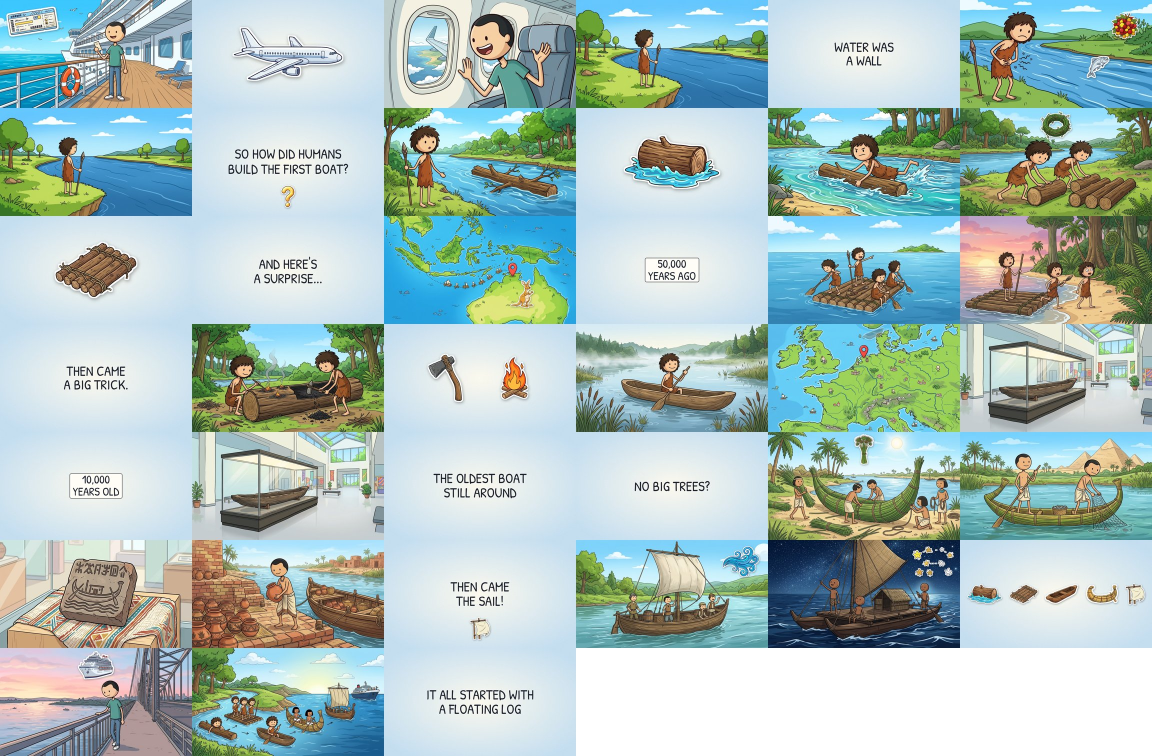
#> input picture example/boat_hi/contact_sheet.jpg, 2304 x 1512 px, given as the content of the folder ../example/boat_hi/contact_sheet.jpg, which was not available (shown at 1/2 size)
$ python key.py ../example/boat_hi/contact_sheet.jpg ../example/cooking/contact_sheet.jpg
#> lines starting #> are read from the running program, lines starting #| are printed output that depends on the picture; after the words box and inside, x2 and y2 are one past the last pixel; in counts of white or black regions, pixels touching at a corner belong together; pictures that were not available may be replaced by others from this repository, and a replacement may not be noted
#> in magentaness, `return np.minimum(r, b) - g`:
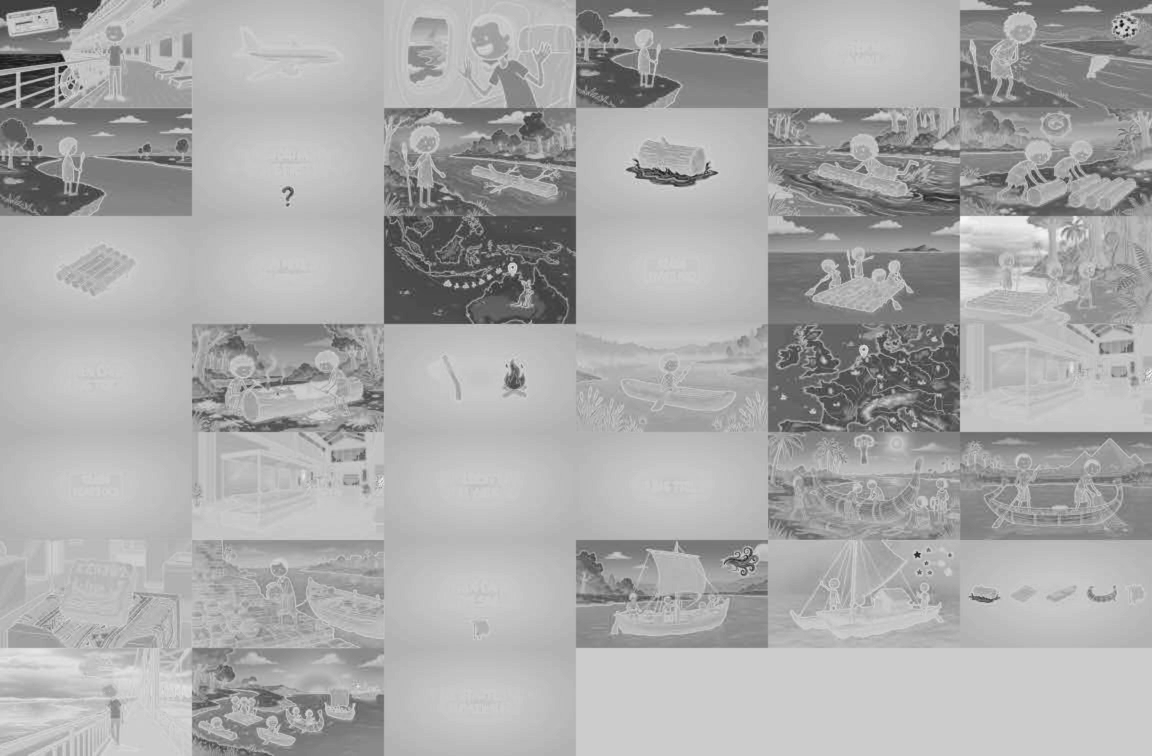
#> returned value: shape (1512, 2304) float64 (shown at 1/2 size); min -204, max 50, mean -34.8; drawn with min black and max white
#> in bg_is_magenta, `ring = np.concatenate([mg[0], mg[-1], mg[:, 0], mg[:, -1]])`: ring = 7632 values, max 40 at index 6866, min -179 at index 4732, mean -38.43
### scripts/cutout.py
# -*- coding: utf-8 -*-
"""Flow returns each element as one object on flat white. Turn that into a
clean transparent PNG: luminance threshold + flood fill from the border, so
white *inside* the object stays opaque.

usage:  python cutout.py <src_dir> <dst_dir>
        python cutout.py --demo        # self-check, no Flow needed
"""
import os, sys, glob
import numpy as np
from PIL import Image
from scipy import ndimage

WHITE_LO, WHITE_HI = 228, 248      # alpha ramps from 1 to 0 across this band
#> WHITE_LO = 228; WHITE_HI = 248
MIN_PIECE = 0.02                   # drop components under 2% of the biggest:
                                   # the watermark and stray specks, never a real
                                   # second piece (three grains, a boulder cluster)


def drop_specks(alpha):
    """Remove everything much smaller than the main subject: the Gemini sparkle
    in the corner, and any rim crumbs the threshold left behind. Both extraction
    paths need this, so it lives in one place."""
    # Threshold low, not at 0.5: the Gemini sparkle is translucent, so it lands
    # around alpha 0.3 and a 0.5 cut walks straight past it, leaving a faint
    # ghost in the corner. A real object's soft edge is connected to its body,
    # so a low threshold costs nothing.
    solid = alpha > 0.1
    lbl, n = ndimage.label(solid)
    if n <= 1:
        return alpha
    sizes = ndimage.sum(solid, lbl, range(1, n + 1))
    keep = 1 + np.flatnonzero(sizes >= sizes.max() * MIN_PIECE)
    return np.where(np.isin(lbl, keep), alpha, 0.0)


def cutout(src, pad=12):
#> called with src = '_only/contact_sheet.jpg', pad = 10
    im = Image.open(src).convert("RGB")
#> im is the input picture: PIL image 2304x1512 RGB; mean R, G, B 170.5, 192.2, 188.5
    a = np.asarray(im).astype(np.int16)
    lum = a.max(axis=2)                       # max channel: a pale tint is not white
    sat = a.max(axis=2) - a.min(axis=2)
    paperish = (lum >= WHITE_LO) & (sat <= 22)
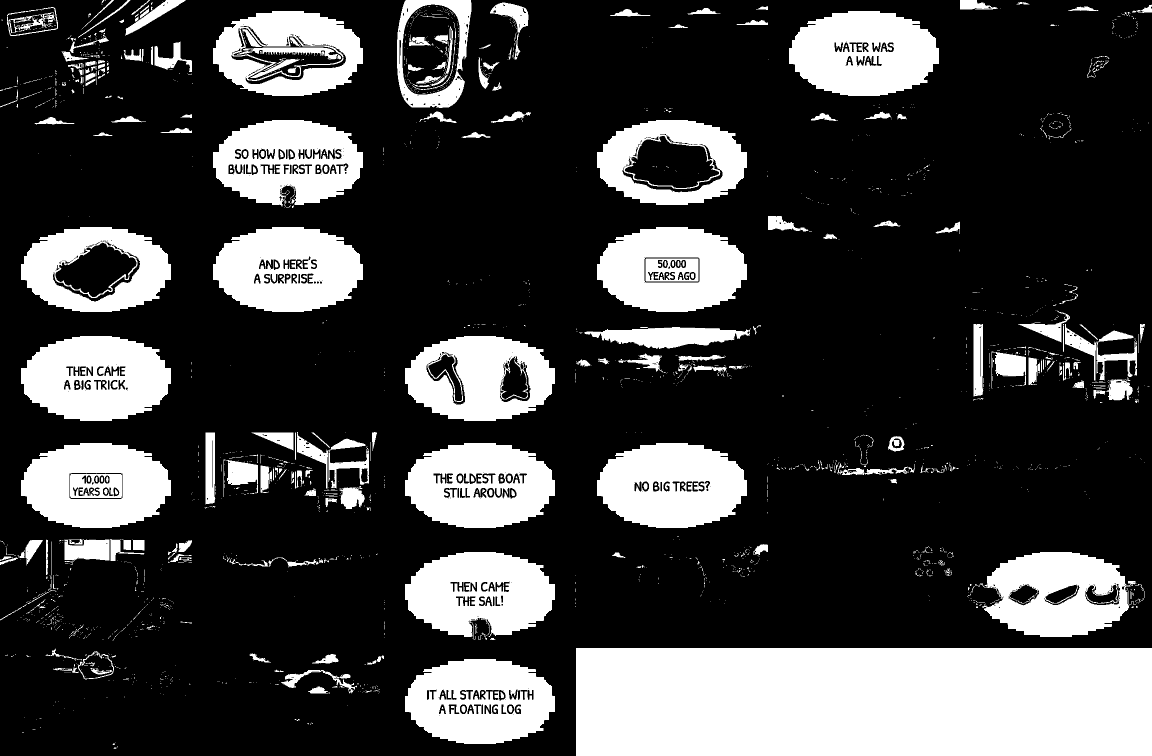
#> paperish: shape (1512, 2304) bool (shown at 1/2 size); 25.3% white; 2263 white regions (1945 under 20 px), largest, box (x1, y1, x2, y2) and area: (1152, 1296, 2304, 1512) 248832, (1194, 886, 1494, 1056) 38757, (1578, 22, 1878, 192) 38559

    # background = the near-white region connected to the border, so enclosed
    # white (a window pane, the gap in a hourglass frame) survives
    lbl, n = ndimage.label(paperish)
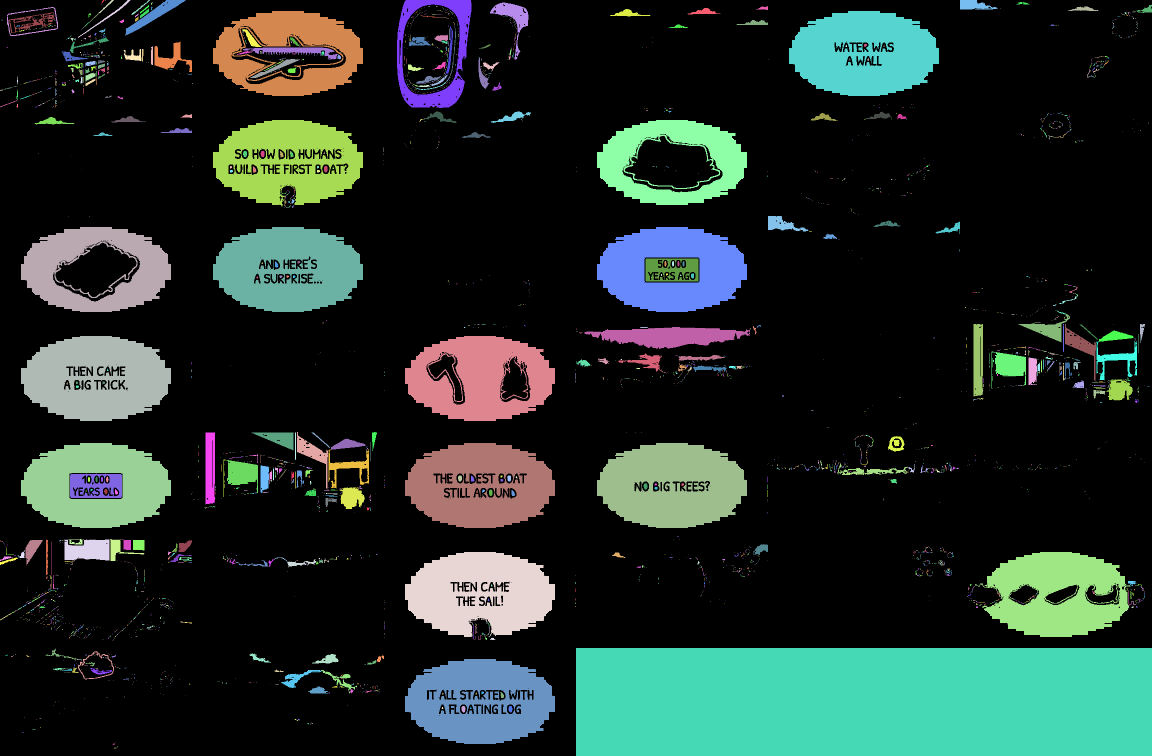
#> lbl: shape (1512, 2304) int32 (shown at 1/2 size); 3222 distinct labels, from 0 to 3221; one colour per label, 0 black
#> n = 3221
    border = set(lbl[0].tolist()) | set(lbl[-1].tolist()) | \
             set(lbl[:, 0].tolist()) | set(lbl[:, -1].tolist())
#> border = 17 items
    border.discard(0)
    bg = np.isin(lbl, list(border)) if border else np.zeros_like(paperish)
#> bg: shape (1512, 2304) bool; 7.6% white; 16 white regions (4 under 20 px), largest, box (x1, y1, x2, y2) and area: (1152, 1296, 2304, 1512) 248832, (794, 0, 943, 216) 10273, (251, 0, 372, 71) 2050

    # An enclosed region that is the SAME colour as the border background, and
    # flat, is a hole the background shows through -- the gap inside a shovel's
    # D-grip. Reachability alone cannot see it, and it is what left white
    # sitting in that grip. A real white object part is never this exact:
    # the cream mug reads 244 and the cement sack 246, both far outside the
    # tolerance, and both carry shading (a much higher spread).
    if border:
        ref = a[bg].mean(axis=0)
#> ref = [254.3, 254.4, 253.8]
        for i in range(1, n + 1):
            if i in border:
                continue
            m = lbl == i
            if m.sum() < 300:
                continue
            px = a[m]
            if np.abs(px.mean(axis=0) - ref).max() < 4 and px.std() < 6:
                bg = bg | m

    # Anything not reached from the border is subject -- INCLUDING white.
    # That is the whole point of this path: a phone screen, a cream mug and a
    # cement sack are all white-ish and all enclosed, so luminance alone must
    # never decide. Only reachability, or an exact background-colour match, does.
    alpha = (~bg).astype(float)

    # ...except magenta. These images were all prompted on magenta, so when one
    # comes back mostly white the model has usually still left magenta in the
    # enclosed holes (the shovel's D-grip). Reachability cannot get in there,
    # but the key colour is unambiguous wherever it appears.
    from key import magentaness, KEY_HI
    mg = magentaness(a.astype(float))
    alpha = np.where(mg > KEY_HI, 0.0, alpha)

    alpha = drop_specks(alpha)
#> in drop_specks, `lbl, n = ndimage.label(solid)`:
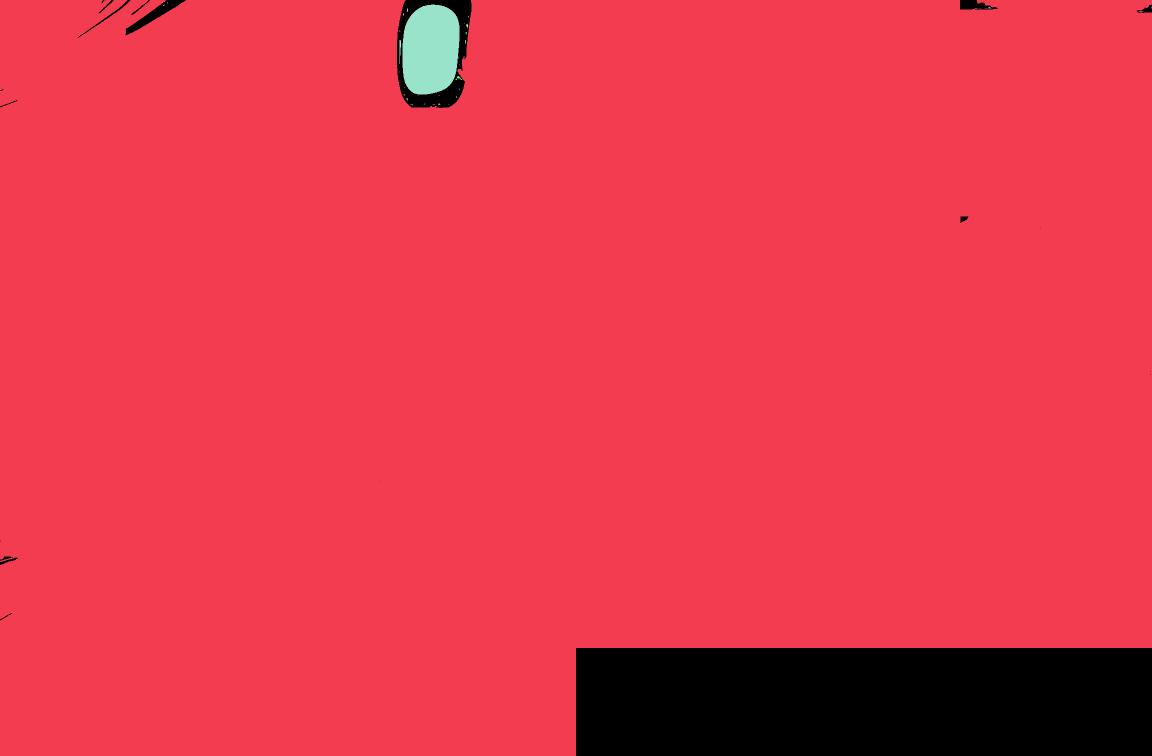
#> lbl: shape (1512, 2304) int32 (shown at 1/2 size); 50 distinct labels, from 0 to 49; one colour per label, 0 black
#> in drop_specks, `lbl, n = ndimage.label(solid)`: n = 49
#> in drop_specks, `sizes = ndimage.sum(solid, lbl, range(1, n + 1))`: sizes = 49 values, max 3202335 at index 0, min 1 at index 1, mean 65717.8
#> in drop_specks, `keep = 1 + np.flatnonzero(sizes >= sizes.max() * MIN_PIECE)`: keep = [1]
#> in drop_specks, `return np.where(np.isin(lbl, keep), alpha, 0.0)`: returned value: shape (1512, 2304) float64; values 0 (black) and 1 (white), 91.9% white; 21 black regions (8 under 20 px), largest, box (x1, y1, x2, y2) and area: (1152, 1296, 2304, 1512) 248832, (794, 0, 943, 216) 28055, (251, 0, 372, 71) 2058

    # The rim pixels here are raw JPEG blends toward the white background, so
    # they read as a pale halo, and weak magenta spill reads violet. Same cure
    # as the magenta path: hand every unconfident pixel the colour of the
    # nearest confident one, so a rim can never be lighter than its object.
    # Erode to pick the confident pixels: alpha here is still hard 0/1 (the
    # feather is applied further down), so without eroding, the boundary band
    # counts as confident and keeps its pale JPEG blend -- which is exactly the
    # halo this is meant to remove.
    rgb = np.asarray(im).astype(float)
    conf = ndimage.binary_erosion(alpha > 0.5, iterations=2) & (mg <= 10)
#> conf: shape (1512, 2304) bool; 91% white; 247 black regions (205 under 20 px), largest, box (x1, y1, x2, y2) and area: (0, 0, 2304, 1512) 303620, (1919, 431, 2097, 486) 5224, (1921, 563, 1986, 599) 1103
    if conf.any():
        idx = ndimage.distance_transform_edt(~conf, return_indices=True)[1]
        rgb = np.where(conf[..., None], rgb, rgb[idx[0], idx[1]])
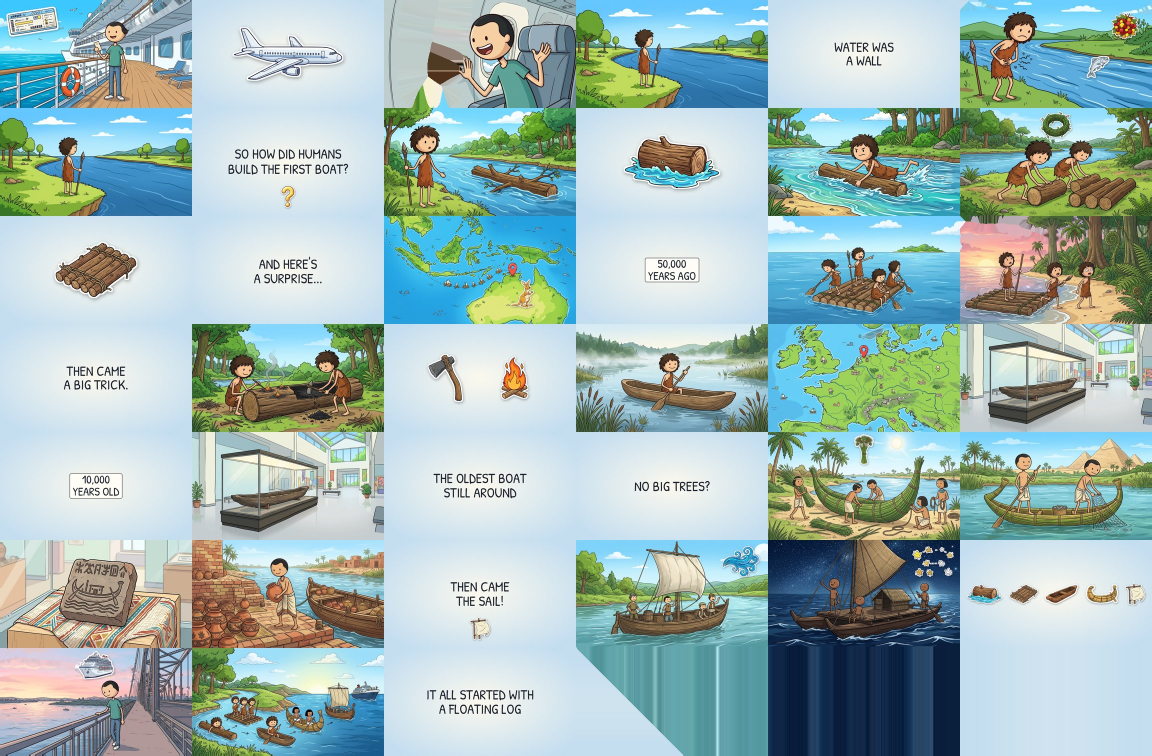
#> rgb: shape (1512, 2304, 3) float64 (shown at 1/2 size); mean R, G, B 160.1, 184.2, 181.8

    out = np.dstack([np.clip(rgb, 0, 255).astype(np.uint8), (alpha * 255).astype(np.uint8)])
    img = Image.fromarray(out, "RGBA")
    from PIL import ImageFilter
    img.putalpha(img.getchannel("A").filter(ImageFilter.GaussianBlur(0.6)))
    bb = img.getbbox()
#> bb = (0, 0, 2304, 1512)
    if bb:
        x0, y0, x1, y1 = bb
#> x0 = 0; y0 = 0; x1 = 2304; y1 = 1512
        img = img.crop((max(0, x0 - pad), max(0, y0 - pad),
                        min(img.width, x1 + pad), min(img.height, y1 + pad)))
    return img


# [23 lines left out: function demo, not called in this run]


# [12 lines that do not run on import are left out]

### scripts/key.py
# -*- coding: utf-8 -*-
"""Chroma-key the fixed magenta background off a Flow element and write a
transparent PNG.

Why magenta and not white: white keying can only remove background that is
connected to the image border, so an enclosed white region is ambiguous -- the
phone's screen must stay, the hourglass frame's gaps must go, and nothing in
the pixels says which is which. A background colour the object never contains
removes that ambiguity: every magenta pixel is background, inside or outside.

usage:  python key.py <src_dir> <dst_dir>
        python key.py --demo
"""
import os, sys, glob
if sys.stdout and hasattr(sys.stdout, "reconfigure"):
    sys.stdout.reconfigure(encoding="utf-8", errors="replace")
if sys.stderr and hasattr(sys.stderr, "reconfigure"):
    sys.stderr.reconfigure(encoding="utf-8", errors="replace")
import numpy as np
from PIL import Image, ImageFilter
from scipy import ndimage

# "Magenta-ness": how far red AND blue both sit above green. Pure magenta
# scores 255. Every colour in the VOX palette scores at or below zero --
# cream -12, coral -15, muted blue -36, terracotta -34, black/grey/white 0 --
# so this separates background from subject far more cleanly than Euclidean
# distance to the key colour, which was still passing dark magenta JPEG fringe
# through and despilling it into a navy outline.
KEY_HI = 40.0    # at or above this, it is background
KEY_LO = -15.0   # at or below this, it is subject

# Saturation gate, calibrated PER IMAGE. A 1-2px dark bar against magenta (the
# truck's handrail, the crane's lattice) has its chroma contaminated by JPEG's
# half-resolution colour and reads as magenta-ish but dull, so saturation is
# what separates it from true background. The thresholds cannot be constants:
# the model does not always render the same magenta -- most images come back at
# saturation ~253, but the dunes came back at 155, and fixed thresholds then
# read that whole background as "dull magenta" and restored it as a grey slab.
SAT_HI_FRAC = 0.85   # at this fraction of the measured background saturation, background
SAT_LO_FRAC = 0.45   # below this fraction, subject


def magentaness(a):
    r, g, b = a[..., 0], a[..., 1], a[..., 2]
    return np.minimum(r, b) - g


# [96 lines left out: functions key, coverage, bleed, not called in this run]


REDO_OVER = 2.5    # b2 1.57, b3 1.48 -- the ones judged perfect sit well under this


# [43 lines left out: functions bg_is_magenta, extract, demo, not called in this run]


if __name__ == "__main__":
    if "--demo" in sys.argv:
        demo(); raise SystemExit
    if "--qc" in sys.argv:
        src = sys.argv[sys.argv.index("--qc") + 1]
        bad = []
        for f in sorted(glob.glob(os.path.join(src, "*.jpg"))):
            s = bleed(f)
            if s > REDO_OVER:
                bad.append((s, os.path.basename(f)))
        for s, n in sorted(bad, reverse=True):
            print("REDO %6s  %s" % ("white" if s == float("inf") else "%.2f%%" % s, n))
        print("%d of %d need regenerating" % (len(bad), len(glob.glob(os.path.join(src, "*.jpg")))))
        raise SystemExit
    src, dst = sys.argv[1], sys.argv[2]
    os.makedirs(dst, exist_ok=True)
    for f in sorted(glob.glob(os.path.join(src, "*.jpg")) + glob.glob(os.path.join(src, "*.png"))):
        o = os.path.join(dst, os.path.splitext(os.path.basename(f))[0] + ".png")
        img, how = extract(f)
#> how = 'white'
        img.save(o)
        print("%-8s %-44s %.1f%% kept" % (how, os.path.basename(o)[:44], coverage(o) * 100), flush=True)
#| white    contact_sheet.png                            91.9% kept
